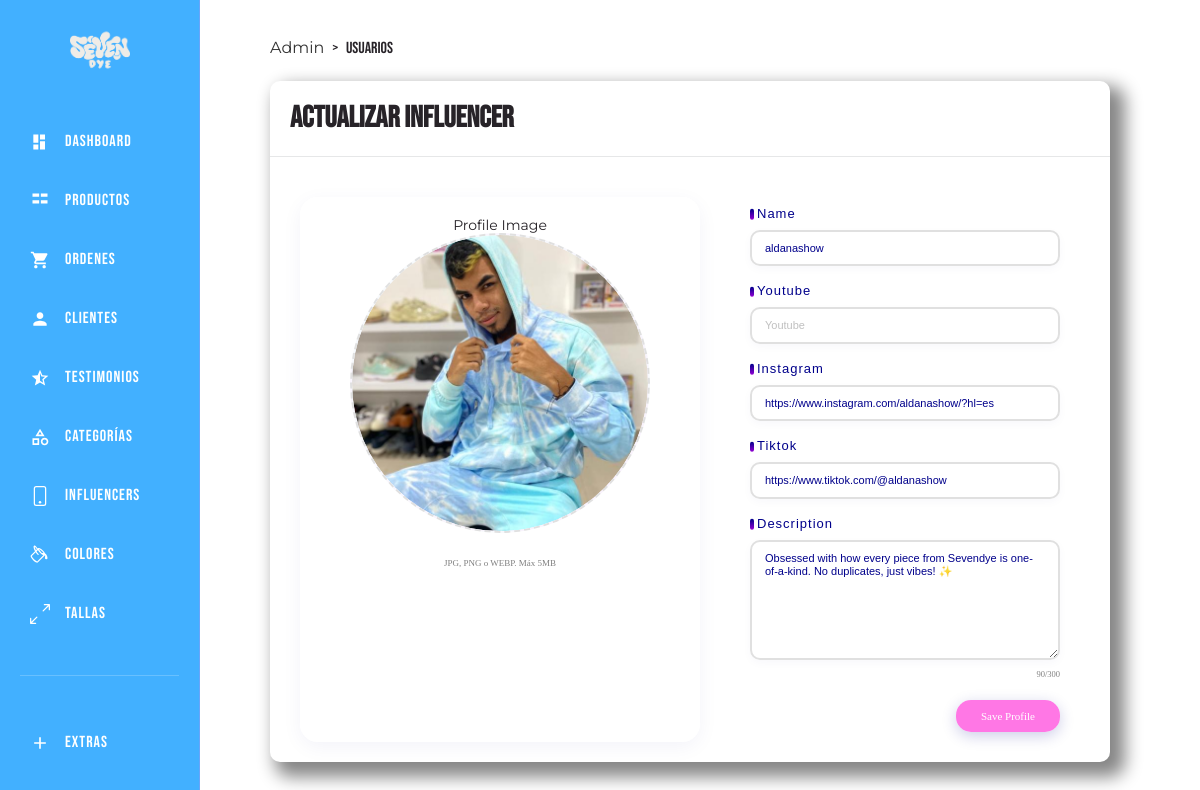
Page /influencers/actualizar?id=1 (signed in) on the committed database.
### tables this page shows
CREATE TABLE `influencer` (
  `id` int NOT NULL AUTO_INCREMENT,
  `nombre` varchar(255) DEFAULT NULL,
  `youtube` varchar(255) DEFAULT NULL,
  `tiktok` varchar(255) DEFAULT NULL,
  `instagram` varchar(255) DEFAULT NULL,
  `imagen` varchar(200) DEFAULT NULL,
  `descripcion` longtext,
  `creado` date DEFAULT NULL,
  PRIMARY KEY (`id`)
);

### controllers/InfluencerController.php (called while the page is built, shortened)
<?php
class InfluencerController{
    public static function actualizar(Router $router){
        $id = validarORedireccionar('/influencers/admin');
        $influencer = Influencer::find($id);
        $alertas = Influencer::getAlertas();
        $router->render('/influencers/actualizar', [
            'influencer' => $influencer,
            'alertas' => $alertas,
            'pageTitle' => 'usuarios'
        ]);
    }
}

### public/index.php (called while the page is built, shortened)
<?php
$router = new Router();
$router->get('/admin', [DashboardController::class, 'index']);
$router->get('/testimonios/admin', [TestimonioController::class, 'index']);
$router->get('/testimonios/crear', [TestimonioController::class, 'crear']);
$router->post('/testimonios/crear', [TestimonioController::class, 'crear']);
$router->get('/testimonios/actualizar', [TestimonioController::class, 'actualizar']);
$router->post('/testimonios/actualizar', [TestimonioController::class, 'actualizar']);
$router->post('/testimonios/eliminar', [TestimonioController::class, 'eliminar']);
$router->get('/influencers/admin', [InfluencerController::class, 'index']);
$router->get('/influencers/crear', [InfluencerController::class, 'crear']);
$router->post('/influencers/crear', [InfluencerController::class, 'crear']);
$router->get('/influencers/actualizar', [InfluencerController::class, 'actualizar']);
$router->post('/influencers/actualizar', [InfluencerController::class, 'actualizar']);
$router->post('/influencers/eliminar', [InfluencerController::class, 'eliminar']);
$router->get('/categorias/admin', [CategoriaController::class, 'index']);
$router->get('/categorias/crear', [CategoriaController::class, 'crear']);
$router->post('/categorias/crear', [CategoriaController::class, 'crear']);
$router->get('/categorias/actualizar', [CategoriaController::class, 'actualizar']);
$router->post('/categorias/actualizar', [CategoriaController::class, 'actualizar']);
$router->post('/categorias/eliminar', [CategoriaController::class, 'eliminar']);
$router->get('/colores/admin', [ColorController::class, 'index']);
$router->get('/colores/crear', [ColorController::class, 'crear']);
$router->post('/colores/crear', [ColorController::class, 'crear']);
$router->get('/colores/actualizar', [ColorController::class, 'actualizar']);
$router->post('/colores/actualizar', [ColorController::class, 'actualizar']);
$router->post('/colores/eliminar', [ColorController::class, 'eliminar']);
$router->get('/tallas/admin', [TallaController::class, 'index']);
$router->get('/tallas/crear', [TallaController::class, 'crear']);
$router->post('/tallas/crear', [TallaController::class, 'crear']);
$router->get('/tallas/actualizar', [TallaController::class, 'actualizar']);
$router->post('/tallas/actualizar', [TallaController::class, 'actualizar']);
$router->post('/tallas/eliminar', [TallaController::class, 'eliminar']);
$router->get('/productos/admin', [ProductoController::class, 'index']);
$router->get('/productos/crear', [ProductoController::class, 'crear']);
$router->post('/productos/crear', [ProductoController::class, 'crear']);
$router->get('/productos/actualizar', [ProductoController::class, 'actualizar']);
$router->post('/productos/actualizar', [ProductoController::class, 'actualizar']);
$router->post('/productos/eliminar', [ProductoController::class, 'eliminar']);
$router->get('/clientes/admin', [ClienteController::class, 'index']);
$router->get('/clientes/actualizar', [ClienteController::class, 'actualizar']);
$router->post('/clientes/actualizar', [ClienteController::class, 'actualizar']);
$router->get('/login', [LoginController::class, 'login']);
$router->post('/login', [LoginController::class, 'login']);
$router->get('/register',[LoginController::class, 'registro']);
$router->post('/register',[LoginController::class, 'registro']);
$router->get('/logout', [LoginController::class, 'logout']);
$router->get('/google/login', [GoogleController::class, 'login']);
$router->get('/google/callback', [GoogleController::class, 'callback']);
$router->get('/olvide', [LoginController::class, 'olvide']);
$router->post('/olvide', [LoginController::class, 'olvide']);
$router->get('/recuperar', [LoginController::class, 'recuperar']);
$router->post('/recuperar', [LoginController::class, 'recuperar']);
$router->get('/confirmar-cuenta', [LoginController::class, 'confirmar']);
$router->get('/mensaje', [LoginController::class, 'mensaje']);
$router->get('/perfil', [UsuarioController::class, 'actualizar']);
$router->post('/perfil', [UsuarioController::class, 'actualizar']);
$router->get('/', [PaginasController::class, 'index']);
$router->get('/nosotros', [PaginasController::class, 'nosotros']);
$router->get('/contacto', [PaginasController::class, 'contacto']);
$router->post('/contacto', [PaginasController::class, 'contacto']);
$router->get('/carrito', [CarritoController::class, 'index']);
$router->post('/carrito/agregar', [CarritoController::class, 'agregar']);
$router->post('/carrito/actualizar', [CarritoController::class, 'actualizar']);
$router->post('/carrito/eliminar', [CarritoController::class, 'eliminar']);
$router->get('/tienda', [TiendaController::class, 'index']);
$router->get('/tienda/{slug}', [TiendaController::class, 'indexSlug']);
$router->get('/detalles/{slug}', [TiendaController::class, 'detalles']);
$router->get('/deseos', [DeseoController::class, 'index']);
$router->get('/deseos/verificar', [DeseoController::class, 'verificar']);
$router->post('/deseos/guardar', [DeseoController::class, 'guardar']);
$router->post('/deseos/eliminar', [DeseoController::class, 'eliminar']);
$router->comprobarRutas();

### includes/funciones.php (called while the page is built, shortened)
<?php
function s($html): string
{
    $s = htmlspecialchars($html);
    return $s;
}
function validarORedireccionar(string $url)
{
    $id = $_GET['id'];
    $id = filter_var($id, FILTER_VALIDATE_INT);
    return $id;
}

### models/ActiveRecord.php (called while the page is built, shortened)
<?php
class ActiveRecord
{
    protected static $db;
    protected static $tabla = '';
    public static function setDB($database)
    {
        self::$db = $database;
    }
    public static function find($id)
    {
        $query = "SELECT * FROM " . static::$tabla . " WHERE id = {$id}";
        $resultado = self::consultarSQL($query);
        return array_shift($resultado);
    }
    public static function consultarSQL($query)
    {
        $resultado = self::$db->query($query);
        $array = [];
        while ($registro = $resultado->fetch_assoc()) {
            $array[] = static::crearObjeto($registro);
        }
        return $array;
    }
    protected static function crearObjeto($registro)
    {
        $objeto = new static;
        foreach ($registro as $key => $value):
            if (property_exists($objeto, $key)) {
                $objeto->$key = $value;
            }
        endforeach;
        return $objeto;
    }
}

### models/Influencer.php (called while the page is built, shortened)
<?php
class Influencer extends ActiveRecord
{
    public function __construct($args = [])
    {
        $this->youtube = $args['youtube'] ?? '';
    }
}

### views/influencers/formulario.php (the view, shortened to what this page needs)
<div class="profile-card-wide__avatar-section">
    <label class="profile-card-wide_avatar-section_label">Profile Image</label>
    <div class="profile-avatar-upload-wide" id="avatarDrop">
        <?php if ($influencer->imagen) { ?>
            <img src="/imagenes/<?php echo $influencer->imagen; ?>" alt="Profile image" class="profile-avatar-upload-wide__img" id="avatarPreview">
        <?php } ?>
    </div>
    <div class="profile-avatar-upload-wide__meta">
        <span id="avatarDragText">JPG, PNG o WEBP. Máx 5MB</span>
    </div>
</div>
<div class="profile-card-wide__form-section">
    <div class="profile-form-field-wide">
        <label class="profile-form-field-wide__label" for="nombre">Name</label>
        <input class="profile-form-field-wide__input" type="text" id="nombre" name="nombre" placeholder="Name" value="<?php echo s($influencer->nombre); ?>">
    </div>
    <div class="profile-form-field-wide">
        <label class="profile-form-field-wide__label" for="youtube">Youtube</label>
        <input class="profile-form-field-wide__input" type="text" id="youtube" name="youtube" placeholder="Youtube" value="<?php echo s($influencer->youtube); ?>">
    </div>
    <div class="profile-form-field-wide">
        <label class="profile-form-field-wide__label" for="instagram">Instagram</label>
        <input class="profile-form-field-wide__input" type="text" id="instagram" name="instagram" placeholder="Instagram" value="<?php echo s($influencer->instagram); ?>">
    </div>
    <div class="profile-form-field-wide">
        <label class="profile-form-field-wide__label" for="tiktok">Tiktok</label>
        <input class="profile-form-field-wide__input" type="text" id="tiktok" name="tiktok" placeholder="Tiktok" value="<?php echo s($influencer->tiktok); ?>">
    </div>
    <div class="profile-form-field-wide" style="margin-bottom: 1.2rem;">
        <label class="profile-form-field-wide__label" for="descripcion">Description</label>
        <textarea id="descripcion" maxlength="300" class="profile-form-field-wide_input profile-form-field-wide_input--textarea" name="descripcion" placeholder="Describe yourself..."><?php echo s($influencer->descripcion); ?></textarea>
        <span class="profile-form-field-wide__desc-counter" id="descCounter">0/300</span>
    </div>
    <div class="profile-form-actions-wide">
        <button type="submit" class="profile-form-btn-wide">Save Profile</button>
    </div>
</div>

### views/templates/side-bar.php (shortened to what this page needs)
<aside class="admin-sidebar">
    <a class="admin-sidebar__logo" href="/">
        <picture>
            <source srcset="/build/img/Seven_logo_blanco.avif" type="image/avif">
            <source srcset="/build/img/Seven_logo_blanco.webp" type="image/webp">
            <img src="/build/img/Seven_logo_blanco.png" alt="Seven Logo">
        </picture>
    </a>
    <nav class="admin-sidebar__menu">
        <a href="/admin" class="admin-sidebar__nav-link">
            <svg xmlns="http://www.w3.org/2000/svg" viewBox="0 0 24 24" fill="currentColor">
                <path d="M4 13h6V3H4v10zm0 8h6v-6H4v6zm8 0h6V11h-6v10zm0-18v6h6V3h-6z" />
            </svg>
            Dashboard
        </a>
        <a href="/productos/admin" class="admin-sidebar__nav-link">
            <svg xmlns="http://www.w3.org/2000/svg" viewBox="0 0 24 24" fill="currentColor">
                <path d="M11 7H3V3h8v4zm0 8H3v-4h8v4zm10 0h-8v-4h8v4zm0-8h-8V3h8v4z" />
            </svg>
            Productos
        </a>
        <a href="/ordenes/admin" class="admin-sidebar__nav-link ">
            Ordenes
        </a>
        <a href="/clientes/admin" class="admin-sidebar__nav-link ">
            <svg xmlns="http://www.w3.org/2000/svg" viewBox="0 0 24 24" fill="currentColor">
                <path d="M12 12c2.21 0 4-1.79 4-4s-1.79-4-4-4-4 1.79-4 4 1.79 4 4 4zm0 2c-2.67 0-8 1.34-8 4v2h16v-2c0-2.66-5.33-4-8-4z" />
            </svg>
            Clientes
        </a>
        <a href="/testimonios/admin" class="admin-sidebar__nav-link ">
            <svg xmlns="http://www.w3.org/2000/svg" viewBox="0 0 24 24" fill="currentColor">
                <path d="M22 9.24l-7.19-.62L12 2 9.19 8.63 2 9.24l5.46 4.73L5.82 21 12 17.27 18.18 21l-1.63-7.03L22 9.24zM12 15.4V6.1l1.71 4.04 4.38.38-3.32 2.88 1 4.28L12 15.4z" />
            </svg>
            Testimonios
        </a>
        <a href="/categorias/admin" class="admin-sidebar__nav-link ">
            Categorías
        </a>
        <a href="/influencers/admin" class="admin-sidebar__nav-link ">
            influencers
        </a>
        <a href="/colores/admin" class="admin-sidebar__nav-link ">
            Colores
        </a>
        <a href="/tallas/admin" class="admin-sidebar__nav-link ">
            Tallas
        </a>
    </nav>
    <div class="admin-sidebar__separator"></div>
    <div class="admin-sidebar__extras">
        <a href="/extras/admin" class="admin-sidebar__nav-link">
            <svg xmlns="http://www.w3.org/2000/svg" viewBox="0 0 24 24" fill="currentColor">
                <path d="M19 13h-6v6h-2v-6H5v-2h6V5h2v6h6v2z" />
            </svg>
            Extras
        </a>
    </div>
</aside>

### views/influencers/actualizar.php (shortened to what this page needs)
<?php include_once __DIR__ . "/../templates/admin-header.php"; ?>
<main class="formularios-admin">
    <div class="dashboard__breadcrumb">
        <p>
            <a href="/influencers/admin">Admin</a>
            <span>></span>
            <?php echo $pageTitle; ?>
        </p>
    </div>
    <div  class="seccion-admin" class="profile-form-wide">
        <h1>Actualizar Influencer</h1>
        <form method="POST" enctype="multipart/form-data" class="profile-card-wide">
            <?php include __DIR__ . "/formulario.php"; ?>
        </form>
    </div>
</main>
<?php include_once __DIR__ . "/../templates/admin-footer.php"; ?>

### Router.php (shortened to what this page needs)
<?php
class Router {
    public $rutasGET = [];
    public $rutasPOST = [];
    public function get($url, $fn) {
        $this->rutasGET[] = ['pattern' => $this->crearPatron($url), 'callback' => $fn];
    }
    public function post($url, $fn) {
        $this->rutasPOST[] = ['pattern' => $this->crearPatron($url), 'callback' => $fn];
    }
    private function crearPatron($url) {
        $regex = preg_replace('/\{(\w+)\}/', '(?P<\1>[^/]+)', $url);
        return '#^' . $regex . '$#';
    }
    public function comprobarRutas() {
        $urlActual = $_SERVER['PATH_INFO'] ?? '/';
        $metodo = $_SERVER['REQUEST_METHOD'];
        $rutas = $metodo === 'GET' ? $this->rutasGET : $this->rutasPOST;
        foreach ($rutas as $ruta) {
            if (preg_match($ruta['pattern'], $urlActual, $coincidencias)) {
                $parametros = array_filter($coincidencias, 'is_string', ARRAY_FILTER_USE_KEY);
                call_user_func_array($ruta['callback'], array_merge([$this], $parametros));
                return;
            }
        }
    }
    public function render($view, $datos = []) {
        include __DIR__ . "/views/$view.php";
        include __DIR__ . "/views/layout.php";
    }
}

### rows in the picture
influencer: imagen (picture), nombre "aldanashow", instagram "https://www.instagram.com/aldanashow/?hl=es", tiktok "https://www.tiktok.com/@aldanashow", descripcion "Obsessed with how every piece from Sevendye is one-of-a-kind. No duplicates, just vibes! ✨"
